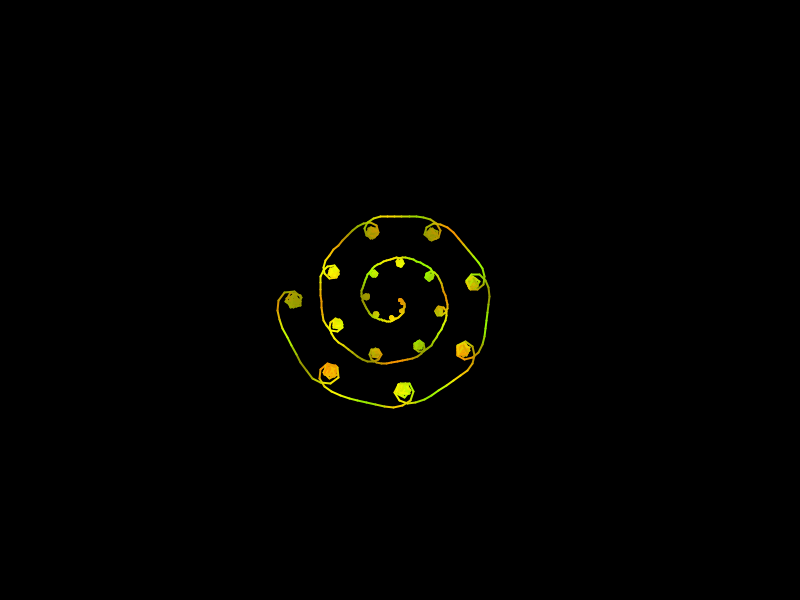
Frame 1 (no input)
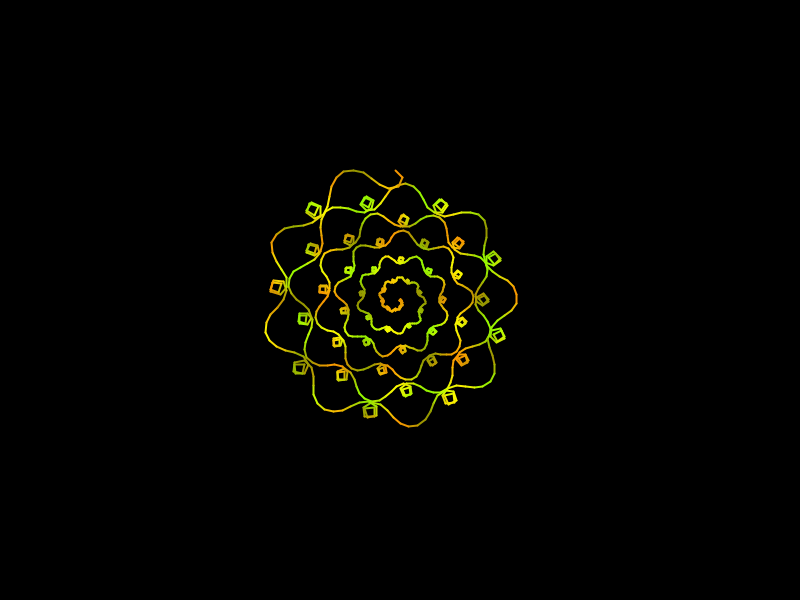
Frame 60 (the mouse pressed at the canvas centre just before this capture)
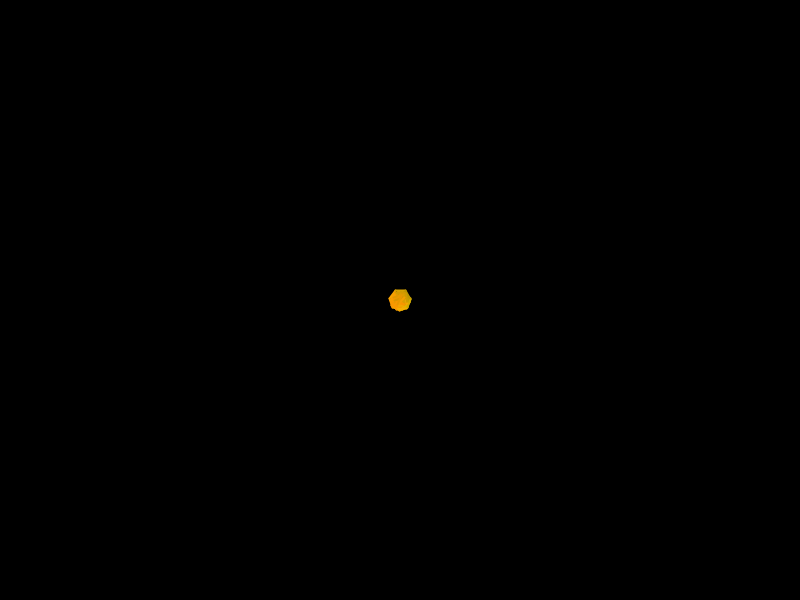
Frame 120 (the mouse held since frame 60 and released just before this capture)

The Processing sketch that drew these frames (run headless with seeded random() and noise(); from frame 60 on, the mouse is pressed at the canvas centre):

// Processing sketch: processing_126589
// ── processing_126589.pde


float s1, s2, p1, p2, x1, y1, x2, y2;

void setup()                                    {
size(800,600);                                  }

void draw()                                     {

background(0);
  
x1= 400;                  y1= 300;                  p2=0;
s1= random(50)/100;       s2= random(50)/100;

for (int i= 0;            i < 1000;                 i += 1)         
                                                {
p1 += s1*sin(s2*i);       p2 += p1;
x2= x1;                   y2 = y1;
x1 += i*cos(p2)/100;      y1 += i*sin(p2)/100;
 

stroke(200+50*sin(x1/10),  200+50*sin(y1/10), 0);                 
strokeWeight(2);
line (x1,y1,x2,y2);                             }
                                                }
